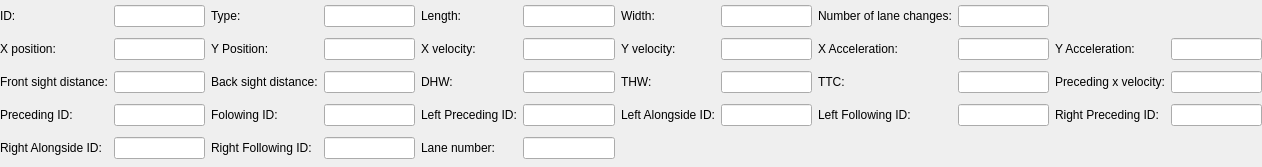
<?xml version="1.0" encoding="UTF-8"?>
<!--Copyright 2020, Olger Siebinga (o.siebinga@tudelft.nl)

This file is part of Travia.

Travia is free software: you can redistribute it and/or modify
it under the terms of the GNU General Public License as published by
the Free Software Foundation, either version 3 of the License, or
(at your option) any later version.

Travia is distributed in the hope that it will be useful,
but WITHOUT ANY WARRANTY; without even the implied warranty of
MERCHANTABILITY or FITNESS FOR A PARTICULAR PURPOSE.  See the
GNU General Public License for more details.

You should have received a copy of the GNU General Public License
along with Travia.  If not, see <https://www.gnu.org/licenses/>.-->
<ui version="4.0">
 <class>VehicleInfo</class>
 <widget class="QWidget" name="VehicleInfo">
  <property name="geometry">
   <rect>
    <x>0</x>
    <y>0</y>
    <width>1262</width>
    <height>167</height>
   </rect>
  </property>
  <property name="windowTitle">
   <string>Form</string>
  </property>
  <layout class="QGridLayout" name="gridLayout">
   <property name="leftMargin">
    <number>0</number>
   </property>
   <property name="topMargin">
    <number>0</number>
   </property>
   <property name="rightMargin">
    <number>0</number>
   </property>
   <property name="bottomMargin">
    <number>0</number>
   </property>
   <item row="0" column="0">
    <widget class="QLabel" name="label_5">
     <property name="text">
      <string>ID:</string>
     </property>
    </widget>
   </item>
   <item row="0" column="1">
    <widget class="QLineEdit" name="selectedIDLineEdit">
     <property name="readOnly">
      <bool>true</bool>
     </property>
    </widget>
   </item>
   <item row="0" column="2">
    <widget class="QLabel" name="label_6">
     <property name="text">
      <string>Type:</string>
     </property>
    </widget>
   </item>
   <item row="0" column="3">
    <widget class="QLineEdit" name="selectedTypeLineEdit">
     <property name="readOnly">
      <bool>true</bool>
     </property>
    </widget>
   </item>
   <item row="0" column="4">
    <widget class="QLabel" name="label_7">
     <property name="text">
      <string>Length:</string>
     </property>
    </widget>
   </item>
   <item row="0" column="5">
    <widget class="QLineEdit" name="selectedLengthLineEdit">
     <property name="readOnly">
      <bool>true</bool>
     </property>
    </widget>
   </item>
   <item row="0" column="6">
    <widget class="QLabel" name="label_8">
     <property name="text">
      <string>Width:</string>
     </property>
    </widget>
   </item>
   <item row="0" column="7">
    <widget class="QLineEdit" name="selectedWidthLineEdit">
     <property name="readOnly">
      <bool>true</bool>
     </property>
    </widget>
   </item>
   <item row="0" column="8">
    <widget class="QLabel" name="label_9">
     <property name="text">
      <string>Number of lane changes:</string>
     </property>
    </widget>
   </item>
   <item row="0" column="9">
    <widget class="QLineEdit" name="selectedNumLCLineEdit">
     <property name="readOnly">
      <bool>true</bool>
     </property>
    </widget>
   </item>
   <item row="1" column="0">
    <widget class="QLabel" name="label_10">
     <property name="text">
      <string>X position:</string>
     </property>
    </widget>
   </item>
   <item row="1" column="1">
    <widget class="QLineEdit" name="selectedXPosLineEdit">
     <property name="readOnly">
      <bool>true</bool>
     </property>
    </widget>
   </item>
   <item row="1" column="2">
    <widget class="QLabel" name="label_11">
     <property name="text">
      <string>Y Position:</string>
     </property>
    </widget>
   </item>
   <item row="1" column="3">
    <widget class="QLineEdit" name="selectedYPosLineEdit">
     <property name="readOnly">
      <bool>true</bool>
     </property>
    </widget>
   </item>
   <item row="1" column="4">
    <widget class="QLabel" name="label_12">
     <property name="text">
      <string>X velocity:</string>
     </property>
    </widget>
   </item>
   <item row="1" column="5">
    <widget class="QLineEdit" name="selectedXVeLineEdit">
     <property name="readOnly">
      <bool>true</bool>
     </property>
    </widget>
   </item>
   <item row="1" column="6">
    <widget class="QLabel" name="label_13">
     <property name="text">
      <string>Y velocity:</string>
     </property>
    </widget>
   </item>
   <item row="1" column="7">
    <widget class="QLineEdit" name="selectedYVelLineEdit">
     <property name="readOnly">
      <bool>true</bool>
     </property>
    </widget>
   </item>
   <item row="1" column="8">
    <widget class="QLabel" name="label_14">
     <property name="text">
      <string>X Acceleration:</string>
     </property>
    </widget>
   </item>
   <item row="1" column="9">
    <widget class="QLineEdit" name="selectedXAccLineEdit">
     <property name="readOnly">
      <bool>true</bool>
     </property>
    </widget>
   </item>
   <item row="1" column="10">
    <widget class="QLabel" name="label_15">
     <property name="text">
      <string>Y Acceleration:</string>
     </property>
    </widget>
   </item>
   <item row="1" column="11">
    <widget class="QLineEdit" name="selectedYAccLineEdit">
     <property name="readOnly">
      <bool>true</bool>
     </property>
    </widget>
   </item>
   <item row="2" column="0">
    <widget class="QLabel" name="label_16">
     <property name="text">
      <string>Front sight distance:</string>
     </property>
    </widget>
   </item>
   <item row="2" column="1">
    <widget class="QLineEdit" name="selectedFrontSDLineEdit">
     <property name="readOnly">
      <bool>true</bool>
     </property>
    </widget>
   </item>
   <item row="2" column="2">
    <widget class="QLabel" name="label_17">
     <property name="text">
      <string>Back sight distance:</string>
     </property>
    </widget>
   </item>
   <item row="2" column="3">
    <widget class="QLineEdit" name="selectedBackSDLineEdit">
     <property name="readOnly">
      <bool>true</bool>
     </property>
    </widget>
   </item>
   <item row="2" column="4">
    <widget class="QLabel" name="label_18">
     <property name="text">
      <string>DHW:</string>
     </property>
    </widget>
   </item>
   <item row="2" column="5">
    <widget class="QLineEdit" name="selectedDHWLineEdit">
     <property name="readOnly">
      <bool>true</bool>
     </property>
    </widget>
   </item>
   <item row="2" column="6">
    <widget class="QLabel" name="label_19">
     <property name="text">
      <string>THW:</string>
     </property>
    </widget>
   </item>
   <item row="2" column="7">
    <widget class="QLineEdit" name="selectedTHWLineEdit">
     <property name="readOnly">
      <bool>true</bool>
     </property>
    </widget>
   </item>
   <item row="2" column="8">
    <widget class="QLabel" name="label_20">
     <property name="text">
      <string>TTC:</string>
     </property>
    </widget>
   </item>
   <item row="2" column="9">
    <widget class="QLineEdit" name="selectedTTCLineEdit">
     <property name="readOnly">
      <bool>true</bool>
     </property>
    </widget>
   </item>
   <item row="2" column="10">
    <widget class="QLabel" name="label_21">
     <property name="text">
      <string>Preceding x velocity:</string>
     </property>
    </widget>
   </item>
   <item row="2" column="11">
    <widget class="QLineEdit" name="precedingXVelLineEdit">
     <property name="readOnly">
      <bool>true</bool>
     </property>
    </widget>
   </item>
   <item row="3" column="0">
    <widget class="QLabel" name="label_22">
     <property name="text">
      <string>Preceding ID:</string>
     </property>
    </widget>
   </item>
   <item row="3" column="1">
    <widget class="QLineEdit" name="precedingIDLineEdit">
     <property name="readOnly">
      <bool>true</bool>
     </property>
    </widget>
   </item>
   <item row="3" column="2">
    <widget class="QLabel" name="label_23">
     <property name="text">
      <string>Folowing ID:</string>
     </property>
    </widget>
   </item>
   <item row="3" column="3">
    <widget class="QLineEdit" name="followingIDLineEdit">
     <property name="readOnly">
      <bool>true</bool>
     </property>
    </widget>
   </item>
   <item row="3" column="4">
    <widget class="QLabel" name="label_24">
     <property name="text">
      <string>Left Preceding ID:</string>
     </property>
    </widget>
   </item>
   <item row="3" column="5">
    <widget class="QLineEdit" name="leftPrecedingIDLineEdit">
     <property name="readOnly">
      <bool>true</bool>
     </property>
    </widget>
   </item>
   <item row="3" column="6">
    <widget class="QLabel" name="label_25">
     <property name="text">
      <string>Left Alongside ID:</string>
     </property>
    </widget>
   </item>
   <item row="3" column="7">
    <widget class="QLineEdit" name="leftAlongSideIDLineEdit">
     <property name="readOnly">
      <bool>true</bool>
     </property>
    </widget>
   </item>
   <item row="3" column="8">
    <widget class="QLabel" name="label_26">
     <property name="text">
      <string>Left Following ID:</string>
     </property>
    </widget>
   </item>
   <item row="3" column="9">
    <widget class="QLineEdit" name="leftFollowingIDLineEdit">
     <property name="readOnly">
      <bool>true</bool>
     </property>
    </widget>
   </item>
   <item row="3" column="10">
    <widget class="QLabel" name="label_27">
     <property name="text">
      <string>Right Preceding ID:</string>
     </property>
    </widget>
   </item>
   <item row="3" column="11">
    <widget class="QLineEdit" name="rightPrecedingIDLineEdit">
     <property name="readOnly">
      <bool>true</bool>
     </property>
    </widget>
   </item>
   <item row="4" column="0">
    <widget class="QLabel" name="label_28">
     <property name="text">
      <string>Right Alongside ID:</string>
     </property>
    </widget>
   </item>
   <item row="4" column="1">
    <widget class="QLineEdit" name="rightAlongsideIDLineEdit">
     <property name="readOnly">
      <bool>true</bool>
     </property>
    </widget>
   </item>
   <item row="4" column="2">
    <widget class="QLabel" name="label_29">
     <property name="text">
      <string>Right Following ID:</string>
     </property>
    </widget>
   </item>
   <item row="4" column="3">
    <widget class="QLineEdit" name="rightFollowingIDLineEdit">
     <property name="readOnly">
      <bool>true</bool>
     </property>
    </widget>
   </item>
   <item row="4" column="4">
    <widget class="QLabel" name="label_30">
     <property name="text">
      <string>Lane number:</string>
     </property>
    </widget>
   </item>
   <item row="4" column="5">
    <widget class="QLineEdit" name="selectedLaneNumLineEdit">
     <property name="readOnly">
      <bool>true</bool>
     </property>
    </widget>
   </item>
  </layout>
 </widget>
 <resources/>
 <connections/>
</ui>
